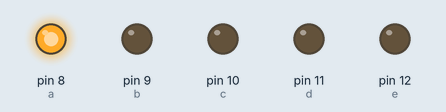
A sketch run on a simulated Arduino Uno, built with avr-gcc and run on an emulated ATmega328P. Parts: output pins drawn as LEDs (lit = HIGH).

Above: at 0.07 s.
At 0.64 s:
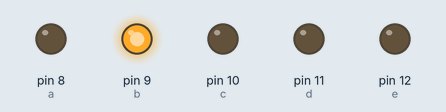
At 1.19 s:
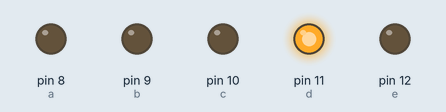
At 1.94 s:
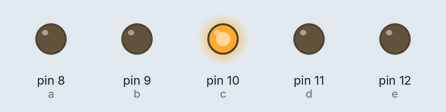
At 2.45 s:
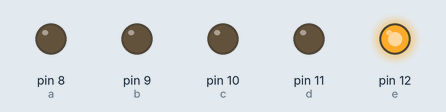
Timing chart, 0 to 3.0 s (numbered marks = the images above):
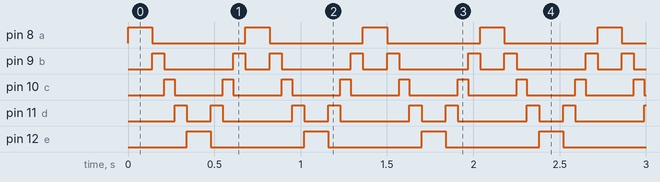

The sketch:

sketch_1.ino
```cpp
int a=8;
int b=9;
int c=10;
int d=11;
int e=12;
int wait=60;
int wait1=140;
int wait2=70;

void setup() {
pinMode(a,OUTPUT);
pinMode(b,OUTPUT);
pinMode(c,OUTPUT);
pinMode(d,OUTPUT);
pinMode(e,OUTPUT);

}

void loop() {
for(int i=0;i<5;i++){
digitalWrite(a,HIGH);
delay(wait1);
digitalWrite(a,LOW);

digitalWrite(b,HIGH);
delay(wait2);
digitalWrite(b,LOW);

digitalWrite(c,HIGH);
delay(wait);
digitalWrite(c,LOW);

digitalWrite(d,HIGH);
delay(wait2);
digitalWrite(d,LOW);

digitalWrite(e,HIGH);
delay(wait1);
digitalWrite(e,LOW);

digitalWrite(d,HIGH);
delay(wait2);
digitalWrite(d,LOW);

digitalWrite(c,HIGH);
delay(wait);
digitalWrite(c,LOW);

digitalWrite(b,HIGH);
delay(wait2);
digitalWrite(b,LOW);

}
}
```

Measured:
- by itself, pin 8 (a), pin 12 (e): alternates HIGH for 0.14 s and LOW for 0.54 s
- by itself, pin 9 (b): repeats every 0.68 s: LOW 0.40 s, HIGH 0.07 s, LOW 0.14 s, HIGH 0.07 s
- by itself, pin 10 (c): alternates HIGH for 0.06 s and LOW for 0.28 s
- by itself, pin 11 (d): repeats every 0.68 s: LOW 0.14 s, HIGH 0.07 s, LOW 0.40 s, HIGH 0.07 s
